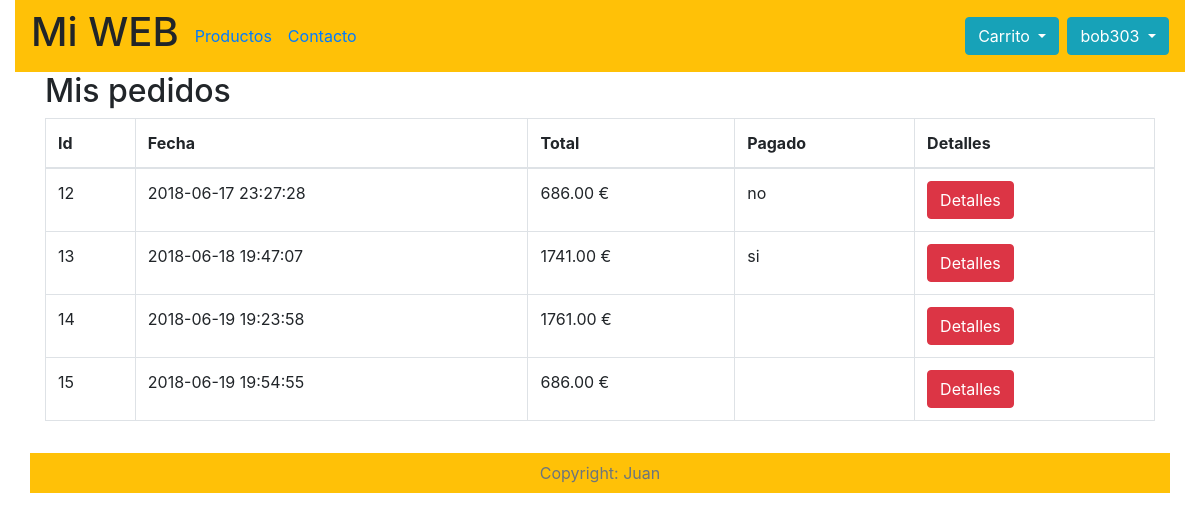
The page /mis_pedidos.php (signed in) on the database as committed earlier.
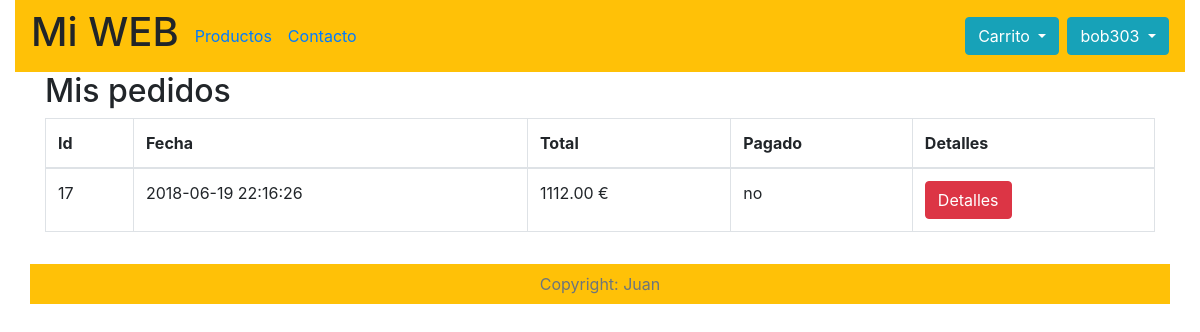
The same page on the database as committed later.
### tables this page shows
CREATE TABLE `pedidos` (
  `id` int(10) NOT NULL,
  `id_cliente` int(20) NOT NULL,
  `fecha` timestamp NOT NULL DEFAULT CURRENT_TIMESTAMP,
  `total` decimal(10,2) NOT NULL,
  `pagado` enum('si','no') NOT NULL DEFAULT 'no'
);

### librerias/consultas_bd.php (called while the page is built, shortened)
<?php
function extraer_usuario($conexion, $email)
{
    $consulta = mysqli_query($conexion, "SELECT * FROM usuarios WHERE email = '$email'");
    $registro = mysqli_fetch_array($consulta);
    return $registro;
}
function is_admin($conexion, $email)
{
    $consulta = mysqli_query($conexion, "SELECT * FROM usuarios WHERE email = '$email'");
    if ($consulta->num_rows > 0) {
        $registro = mysqli_fetch_array($consulta);
        if ($registro['rol'] == 'admin') {
            return true;
        }
    }
    return false;
}
function pedidos_cliente($conexion, $email){
    $registro = extraer_usuario($conexion, $email);
    $id_usuario = $registro['id'];
    $consulta = mysqli_query($conexion, "SELECT * FROM pedidos WHERE id_cliente = '$id_usuario'");
    return $consulta;
}
function total_pedido($conexion, $id_pedido){
    $consulta = mysqli_query($conexion, "SELECT SUM(P.precio) FROM productos P, pedidos_productos PP WHERE PP.id_pedido = '$id_pedido' AND P.id = PP.id_producto");
    $total = mysqli_fetch_array($consulta);
    return $total[0];
}
function pedido_pagado($conexion, $id_pedido){
    $consulta = mysqli_query($conexion, "SELECT pagado FROM pedidos WHERE id='$id_pedido'");
    $registro = mysqli_fetch_array($consulta);
    if($registro['pagado'] == 'si'){
        return true;
    }
    return false;
}

### mis_pedidos.php (the view, shortened to what this page needs)
<?php
    include "database/conexion_bd.php";
    include "librerias/consultas_bd.php";
    $titulo = "Mis pedidos";
    if(isset($_SESSION['email'])){
        $consulta = pedidos_cliente($conexion, $_SESSION['email']);
?>
    <!doctype html>
    <html lang="es">
    <head>
        <?php include "plantillas/plantilla_cabecera.php";?>
    </head>
    <body>
        <div class="container-fluid">
            <?php include "plantillas/plantilla_navegacion.php";?>
            <div class="container">
                <div class="row">
                    <div class="col-12">
                        <h2><?=$titulo;?></h2>
                        <table class="table table-bordered table-hover">
                            <thead>
                                <tr>
                                    <th scope="col">Id</th>
                                    <th scope="col">Fecha</th>
                                    <th scope="col">Total</th>
                                    <th scope="col">Pagado</th>
                                    <th scope="col">Detalles</th>
                                </tr>
                            </thead>
                            <?php
                                while ($row = mysqli_fetch_array($consulta)) { ?>
                                <tr>
                                    <td><?=$row['id'];?></td>
                                    <td><?=$row['fecha'];?></td>
                                    <td><?php
                                        if (!pedido_pagado($conexion, $row['id'])) {
                                            print_r(total_pedido($conexion, $row['id']));
                                        } else {
                                            echo $row['total'];
                                        }?>
                                        €
                                    </td>
                                    <td><?=$row['pagado'];?></td>
                                    <td><a class='btn btn-danger' href='detalles_pedido.php?id_pedido=<?=$row['id'];?>'>Detalles</a></td>
                                </tr>
                                <?php } ?>
                        </table>
                    </div>
                </div>
            </div>
            <div class="container-fluid">
                <?php include "plantillas/plantilla_pie.php";?>
            </div>
        </div>
    </body>
    </html>
<?php }  else { ?>
<p>Acceso denegado</p>
<?php } ?>

Rows that differ between the two databases and show on the page:
removed pedidos: id "12", fecha "2018-06-17 23:27:28", value "686.00", pagado "no"
removed pedidos: id "13", fecha "2018-06-18 19:47:07", total "1741.00", pagado "si"
removed pedidos: id "14", fecha "2018-06-19 19:23:58", value "1761.00"
removed pedidos: id "15", fecha "2018-06-19 19:54:55", value "686.00"
added pedidos: id "17", fecha "2018-06-19 22:16:26", value "1112.00", pagado "no"
